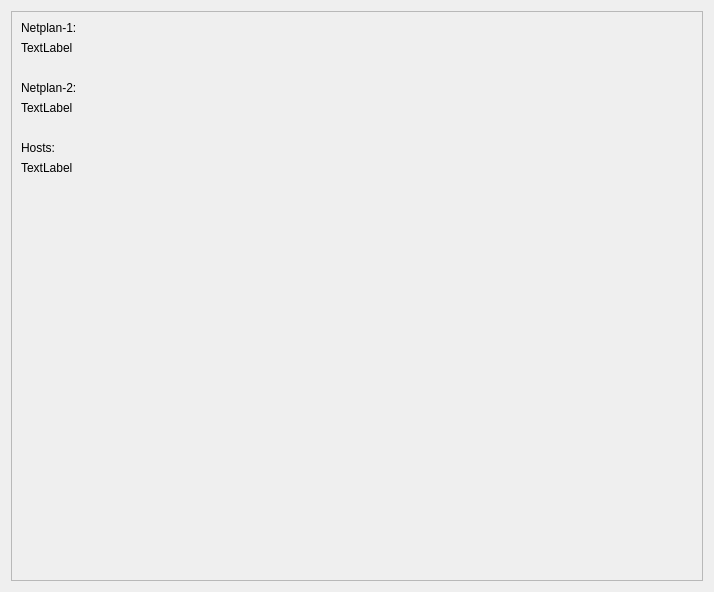
<?xml version="1.0" encoding="UTF-8"?>
<ui version="4.0">
 <class>VMTDConfiguratorForm</class>
 <widget class="QWidget" name="VMTDConfiguratorForm">
  <property name="geometry">
   <rect>
    <x>0</x>
    <y>0</y>
    <width>714</width>
    <height>592</height>
   </rect>
  </property>
  <property name="windowTitle">
   <string>Form</string>
  </property>
  <layout class="QVBoxLayout" name="verticalLayout">
   <item>
    <widget class="QScrollArea" name="scrollArea">
     <property name="widgetResizable">
      <bool>true</bool>
     </property>
     <widget class="QWidget" name="scrollAreaWidgetContents">
      <property name="geometry">
       <rect>
        <x>0</x>
        <y>0</y>
        <width>694</width>
        <height>572</height>
       </rect>
      </property>
      <layout class="QVBoxLayout" name="verticalLayout_2">
       <item>
        <widget class="QLabel" name="_1">
         <property name="text">
          <string>Netplan-1:</string>
         </property>
        </widget>
       </item>
       <item>
        <widget class="QLabel" name="lbNetplan1">
         <property name="text">
          <string>TextLabel</string>
         </property>
        </widget>
       </item>
       <item>
        <spacer name="_6">
         <property name="orientation">
          <enum>Qt::Vertical</enum>
         </property>
         <property name="sizeType">
          <enum>QSizePolicy::Fixed</enum>
         </property>
         <property name="sizeHint" stdset="0">
          <size>
           <width>20</width>
           <height>20</height>
          </size>
         </property>
        </spacer>
       </item>
       <item>
        <widget class="QLabel" name="_2">
         <property name="text">
          <string>Netplan-2:</string>
         </property>
        </widget>
       </item>
       <item>
        <widget class="QLabel" name="lbNetplan2">
         <property name="text">
          <string>TextLabel</string>
         </property>
        </widget>
       </item>
       <item>
        <spacer name="_5">
         <property name="orientation">
          <enum>Qt::Vertical</enum>
         </property>
         <property name="sizeType">
          <enum>QSizePolicy::Fixed</enum>
         </property>
         <property name="sizeHint" stdset="0">
          <size>
           <width>20</width>
           <height>20</height>
          </size>
         </property>
        </spacer>
       </item>
       <item>
        <widget class="QLabel" name="_3">
         <property name="text">
          <string>Hosts:</string>
         </property>
        </widget>
       </item>
       <item>
        <widget class="QLabel" name="lbHosts">
         <property name="text">
          <string>TextLabel</string>
         </property>
        </widget>
       </item>
       <item>
        <spacer name="_4">
         <property name="orientation">
          <enum>Qt::Vertical</enum>
         </property>
         <property name="sizeHint" stdset="0">
          <size>
           <width>20</width>
           <height>40</height>
          </size>
         </property>
        </spacer>
       </item>
      </layout>
     </widget>
    </widget>
   </item>
  </layout>
 </widget>
 <resources/>
 <connections/>
</ui>
